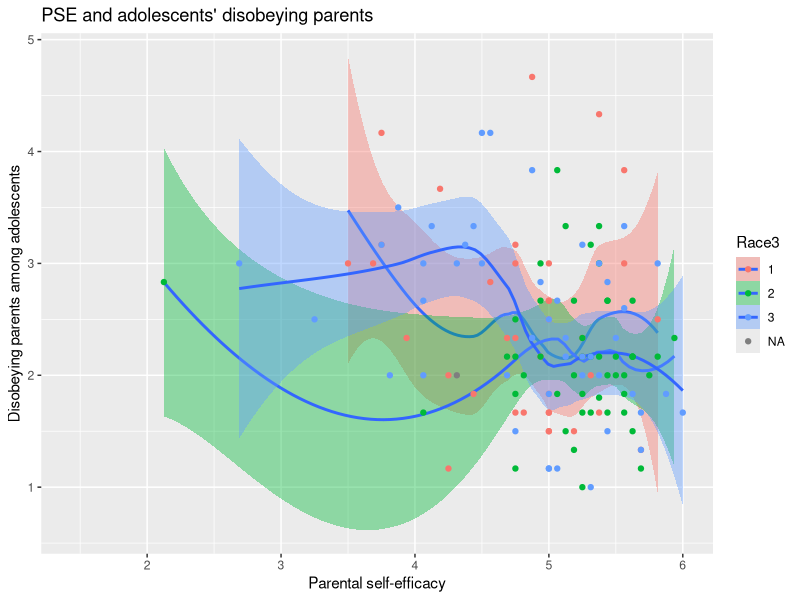
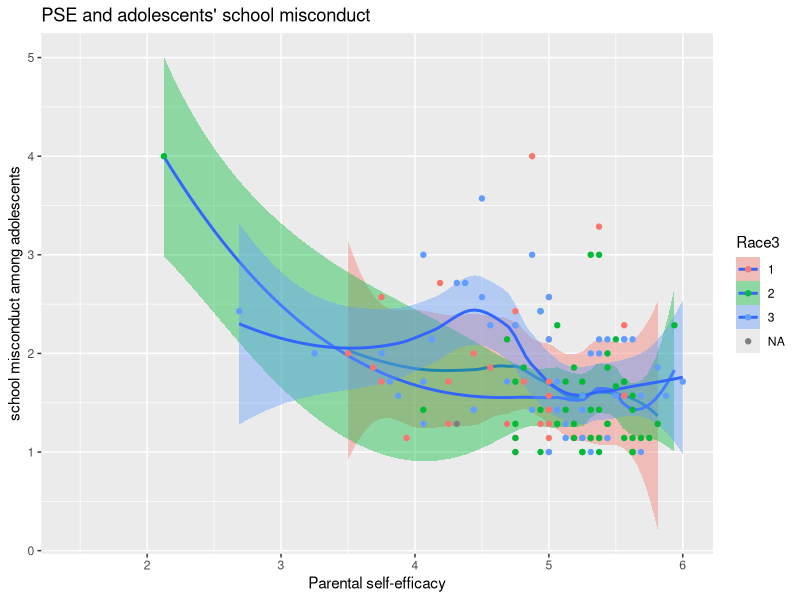
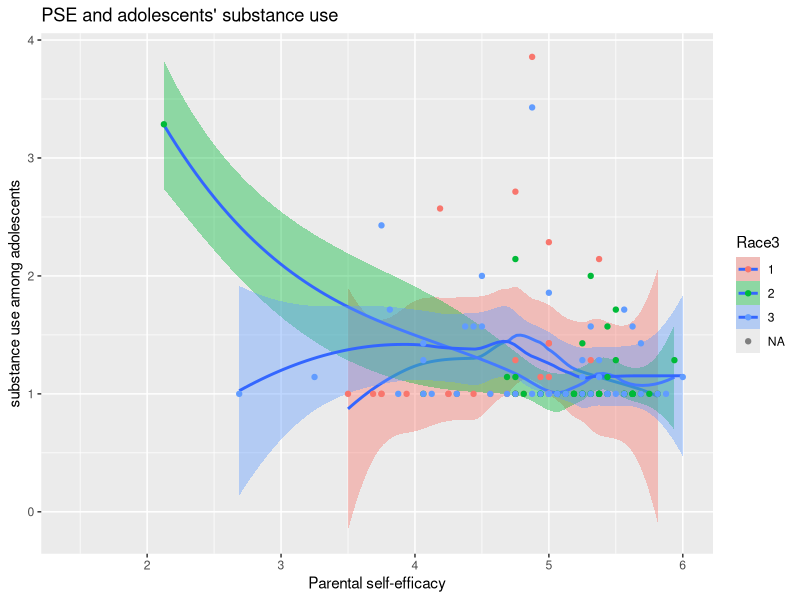
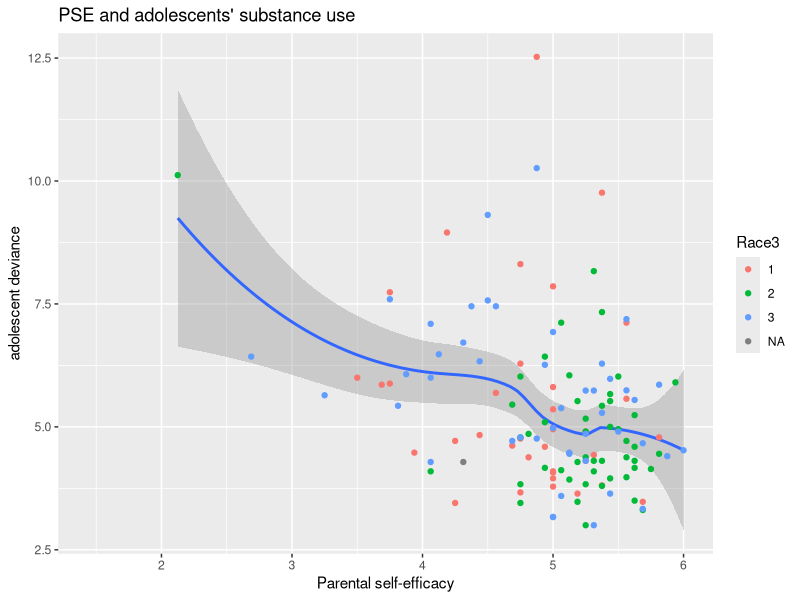

The R script that drew these images, in order: (Note: this script raises an error after producing the figures.)
## ---- chunk 1
library(tidyverse) 
library(tidyr)
## ---- chunk 2
library(tidyverse)
library(dplyr)
library(haven)
Mother_and_teen_data <- read_sav("Mother_and_teen_data.sav")
#View(Mother_and_teen_data)
Mother_and_teen_data$Race3 <- as.factor(Mother_and_teen_data$Race3)
select(Mother_and_teen_data, PSE, CD_1, CD_2, CD_3, PAPWARM, PAPmoni, PAPsolic, PAPrule, Race3)
ggplot(Mother_and_teen_data, aes(x=PSE, y=CD_1, fill = Race3)) +  geom_smooth(size=1, alpha=0.4) +
 geom_point(aes(color=Race3))+
  labs(title="PSE and adolescents' disobeying parents", x="Parental self-efficacy", y="Disobeying parents among adolescents" ) 
  
## ---- chunk 3
ggplot(Mother_and_teen_data, aes(x=PSE, y=CD_2, fill = Race3)) +  geom_smooth(size=1, alpha=0.4) +
 geom_point(aes(color=Race3))+
  labs(title="PSE and adolescents' school misconduct", x="Parental self-efficacy", y="school misconduct among adolescents" ) 
  
## ---- chunk 4
ggplot(Mother_and_teen_data, aes(x=PSE, y=CD_3, fill = Race3)) +  geom_smooth(size=1, alpha=0.4) +
 geom_point(aes(color=Race3))+
  labs(title="PSE and adolescents' substance use", x="Parental self-efficacy", y="substance use among adolescents" ) 
## ---- chunk 5
Mother_and_teen_data$Race3 <- as.factor(Mother_and_teen_data$Race3) 
Mother_and_teen_data <- Mother_and_teen_data %>%
mutate(ad_deviance=CD_1 + CD_2 + CD_3)
ggplot(Mother_and_teen_data, aes(x=PSE, y=ad_deviance)) +  geom_smooth(size=1, alpha=0.4) +
 geom_point(aes(color=Race3)) +
  labs(title="PSE and adolescents' substance use", x="Parental self-efficacy", y="adolescent deviance" ) 
## ---- chunk 6
model1<-"AdolD=~CD_1 +CD_2 +CD_3
EffectP=~PAPmoni+PAPWARM+PAPsolic+PAPrule
PSE~EffectP
AdolD~EffectP + PSE"
#residual correlations
PAPmoni~~PAPsoli
PAPmoni~~PAPrule
PAPWARM~~PAPsoli
CD_1~~CD_2
CD_1~~CD_3
CD_2~~CD_3
## ---- chunk 7
library(lavaan)
library(readxl)
library(dplyr)
library(haven)
teendata<- Mother_and_teen_data %>% filter( !is.na(PerPW)) 
fit1<- sem(model1, data=Mother_and_teen_data)
fit1
summary(fit1, standardized=TRUE, ci=TRUE, fit.measures=TRUE)
modindices(fit1, sort.=TRUE)
inspect(fit1, what="std")
